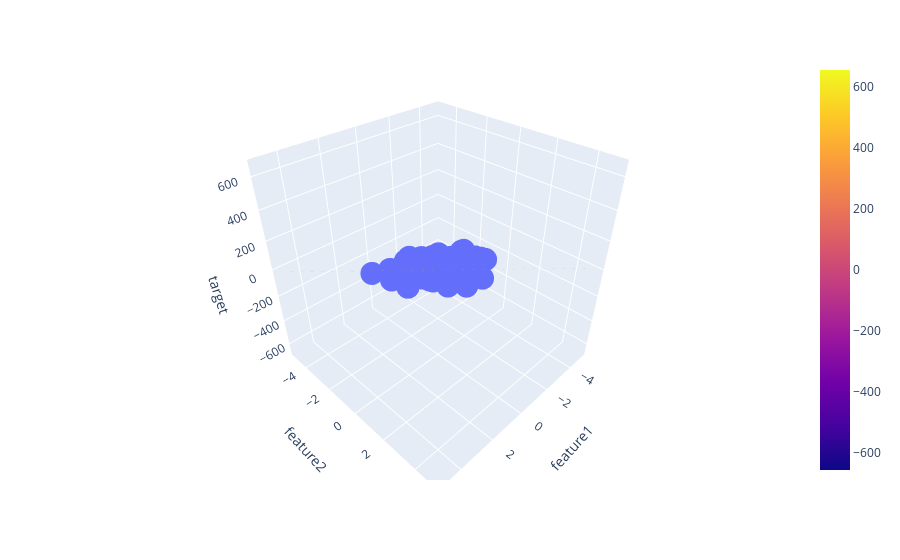

Write notebook code for a chart like this one.
### Code cell
x = np.linspace(-5, 5, 10)
y = np.linspace(-5, 5, 10)
xGrid, yGrid = np.meshgrid(y, x)
final = np.vstack((xGrid.ravel().reshape(1,100),yGrid.ravel().reshape(1,100))).T
z_final = lr.predict(final).reshape(10,10)

z = z_final
  
fig = px.scatter_3d(df, x='feature1', y='feature2', z='target')

fig.add_trace(go.Surface(x = x, y = y, z =z ))

fig.show()
